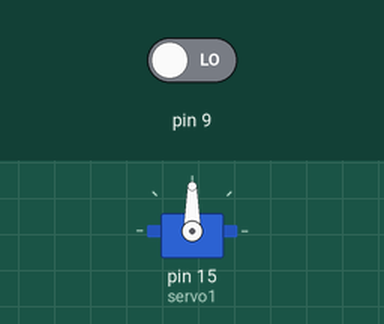
This sketch was run on a simulated Arduino Uno, built with avr-gcc and run on an emulated ATmega328P. Parts: servo. The test bench sets the inputs (shaded band); at power-on: pin 9 LOW.

Above: at 1.2 s.
1.3 s: pin 9 driven HIGH
At 3.1 s:
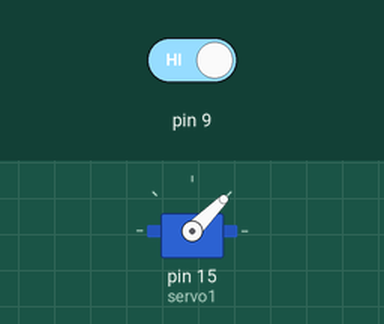
4.3 s: pin 9 driven LOW
At 4.8 s:
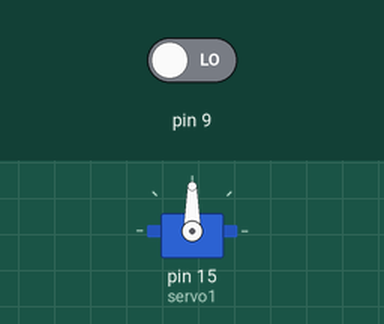
Timing chart, 0 to 7.3 s (numbered marks = the images above; inputs shaded):
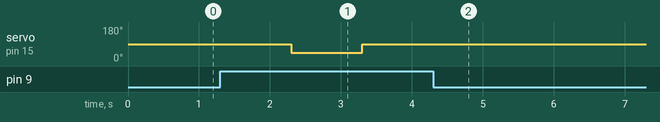

The sketch:

sketch_Servo.ino
```cpp
#include <Servo.h>

Servo servo1;
int buttonState = 0;
bool toggle = false;

void setup() {
  // put your setup code here, to run once:
  servo1.attach(15);
  pinMode(9, INPUT);

}

void loop() {
  // put your main code here, to run repeatedly:
   buttonState = digitalRead(9);


   if (buttonState == HIGH){
     if (toggle == true){
       servo1.write(45);      // Turn SG90 servo Left to 45 degrees
       delay(1000);          // Wait 1 second
       toggle = false;
     }else{
       servo1.write(90);      // Turn SG90 servo back to 90 degrees (center position)
       delay(1000);          // Wait 1 second
       toggle = true;
     }

   }


}
```

Measured:
- after the input at 1.3 s, servo on pin 15 (servo1): 90° → 45° after 1.0 s, → 90° 1.0 s later
- after the input at 4.3 s, servo on pin 15 (servo1): stops changing and stays 90°
